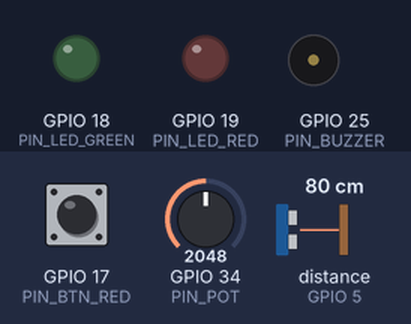
A sketch run on a simulated ESP32. Shown: output pins drawn as LEDs (lit = HIGH), buzzer (waves = sounding). Wiring (from diagram.json): ultrasonic range finder: trigger GPIO 23; echo GPIO 5. Dashed ring = blinking. The inputs (shaded band) are chosen by the test bench; at power-on: distance to the obstacle (sensor on GPIO 5) 80 cm, GPIO 17 (PIN_BTN_RED) HIGH, GPIO 34 (PIN_POT) = 2048. The echo pulse lasts 58.3 µs per cm; WiFi joins after 1.5 s; servers stay silent unless stated; random numbers use the default seed unless the sketch sets one; no MQTT or app messages arrive unless stated; pins used as bus, display or sensor lines are not drawn; what the sketch prints to the serial monitor is not drawn.

Above: at 3.7 s.
3.8 s: distance to the obstacle (sensor on GPIO 5) set to 18 cm
5.3 s: distance to the obstacle (sensor on GPIO 5) set to 14 cm
At 6.43 s:
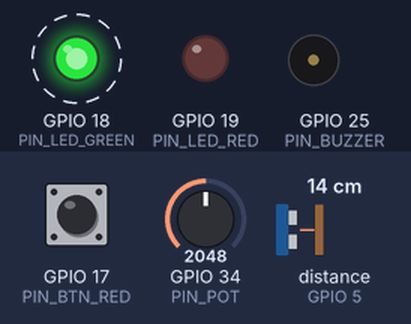
8.3 s: GPIO 17 (PIN_BTN_RED) pulled LOW for 0.15 s
At 8.84 s:
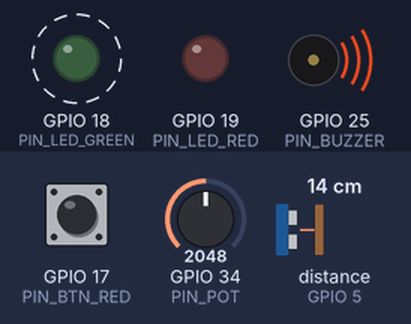
At 9.51 s:
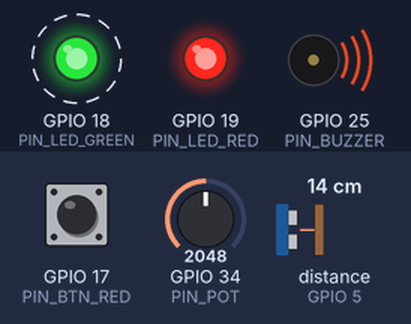
11.3 s: GPIO 17 (PIN_BTN_RED) pulled LOW for 1 s
At 12.42 s:
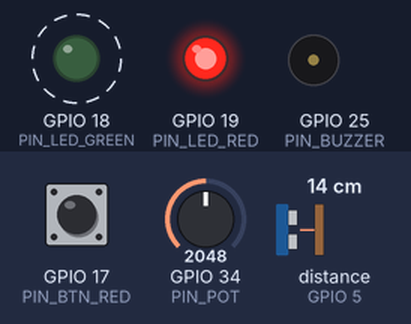
14.3 s: GPIO 34 (PIN_POT) set to 452
17.3 s: GPIO 34 (PIN_POT) set to 379
Timing chart, 0 to 19.8 s (numbered marks = the images above; inputs shaded):
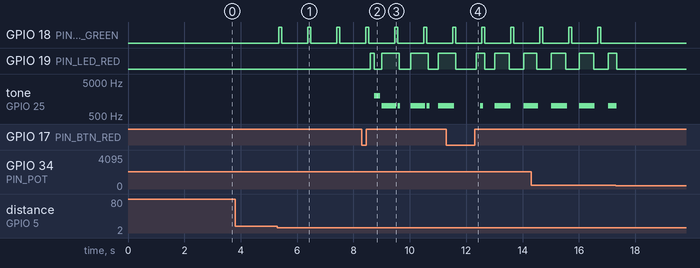

Measured:
- the behaviour switches between 16 and 15 cm on distance to the obstacle (sensor on GPIO 5) (found by bisection; images 0 and 1)
- after the input at 3.8 s, every drawn part: stays the same
- after the input at 5.3 s, GPIO 18 (PIN_LED_GREEN): alternates HIGH for 0.10 s and LOW for 0.93 s, starting after 0.05 s
- after the input at 8.3 s, GPIO 19 (PIN_LED_RED): goes HIGH 0.15 s, LOW 0.26 s, HIGH 0.62 s, LOW 0.41 s, HIGH 0.62 s, LOW 0.36 s, then HIGH, starting after 0.29 s; tone on GPIO 25 (PIN_BUZZER): plays 2000 Hz for 0.20 s, 1000 Hz for 0.51 s, 1000 Hz for 0.10 s, 1000 Hz for 0.51 s, 1000 Hz for 0.10 s, 1000 Hz for 0.29 s, starting after 0.44 s

The sketch:

sketch.ino
```cpp
#include <WiFi.h>
#include <PubSubClient.h>

const char* ssid = "Wokwi-GUEST";
const char* password = "";
const char* mqtt_broker = "broker.mqttdashboard.com";
const int mqtt_port = 1883;

#define TOPIC_TRS_DATA   "pfa/trs/data"
#define TOPIC_COMMANDS   "pfa/trs/commands"

WiFiClient espClient;
PubSubClient client(espClient);

#define PIN_TRIG        23
#define PIN_ECHO        5
#define PIN_POT         34
#define PIN_BTN_RED     17
#define PIN_LED_GREEN   18
#define PIN_LED_RED     19
#define PIN_BUZZER      25

#define DEBOUNCE_MS     300
#define SEND_INTERVAL   2000
#define CURRENT_THRESHOLD 500
#define DISTANCE_THRESHOLD 15
#define SENSOR_COOLDOWN 1000

uint32_t goodCount = 0;
uint32_t rejectCount = 0;
uint32_t totalCount = 0;

bool machineState = false;
bool lastMachineState = false;
unsigned long lastSendTime = 0;
unsigned long lastRedPress = 0;
unsigned long lastObjectDetect = 0;
unsigned long shiftStartTime = 0;
unsigned long totalDowntimeSeconds = 0;
unsigned long currentDowntimeStart = 0;

float currentRPM = 0;
float targetRPM = 0;

int nodeRedNominalRPM = 1500;
int nodeRedPlannedTime = 480;
String nodeRedMachineName = "MACHINE";

int lastButtonState = LOW;
unsigned long lastDebounceTime = 0;

void callback(char* topic, byte* payload, unsigned int length) {
  String message;
  for (int i = 0; i < length; i++) message += (char)payload[i];

  if (String(topic) == TOPIC_COMMANDS) {
    if (message.indexOf("\"nominal_rpm\"") > 0) {
      int idx = message.indexOf("\"nominal_rpm\":");
      int start = message.indexOf(":", idx) + 1;
      int end = message.indexOf(",", start);
      if (end < 0) end = message.indexOf("}", start);
      nodeRedNominalRPM = message.substring(start, end).toInt();
    }
    if (message.indexOf("\"planned_time\"") > 0) {
      int idx = message.indexOf("\"planned_time\":");
      int start = message.indexOf(":", idx) + 1;
      int end = message.indexOf(",", start);
      if (end < 0) end = message.indexOf("}", start);
      nodeRedPlannedTime = message.substring(start, end).toInt();
    }
    if (message.indexOf("\"machine_name\"") > 0) {
      int idx = message.indexOf("\"machine_name\":\"");
      int start = idx + 16;
      int end = message.indexOf("\"", start);
      nodeRedMachineName = message.substring(start, end);
    }
  }
}

void connectWiFi() {
  Serial.print("Connecting to WiFi");
  WiFi.begin(ssid, password);
  while (WiFi.status() != WL_CONNECTED) {
    delay(500);
    Serial.print(".");
  }
  Serial.println("\nWiFi connected!");
}

void connectMQTT() {
  while (!client.connected()) {
    Serial.print("Connecting to MQTT...");
    String clientId = "ESP32-TRS-" + String(random(0xffff), HEX);
    if (client.connect(clientId.c_str())) {
      Serial.println("connected!");
      client.subscribe(TOPIC_COMMANDS);
    } else {
      Serial.print("failed, rc=");
      Serial.print(client.state());
      delay(5000);
    }
  }
}

float readDistance() {
  digitalWrite(PIN_TRIG, LOW);
  delayMicroseconds(2);
  digitalWrite(PIN_TRIG, HIGH);
  delayMicroseconds(10);
  digitalWrite(PIN_TRIG, LOW);
  long duration = pulseIn(PIN_ECHO, HIGH, 30000);
  if (duration == 0) return 999;
  return duration * 0.034 / 2;
}

void setup() {
  Serial.begin(115200);
  delay(1000);

  pinMode(PIN_TRIG, OUTPUT);
  pinMode(PIN_ECHO, INPUT);
  pinMode(PIN_POT, INPUT);
  pinMode(PIN_BTN_RED, INPUT);  // No internal pull-up (external resistor exists)
  pinMode(PIN_LED_GREEN, OUTPUT);
  pinMode(PIN_LED_RED, OUTPUT);
  pinMode(PIN_BUZZER, OUTPUT);

  digitalWrite(PIN_TRIG, LOW);
  digitalWrite(PIN_LED_GREEN, LOW);
  digitalWrite(PIN_LED_RED, LOW);
  noTone(PIN_BUZZER);

  shiftStartTime = millis();

  connectWiFi();
  client.setServer(mqtt_broker, mqtt_port);
  client.setCallback(callback);

  Serial.println("========================================");
  Serial.println("TRS SYSTEM - BUTTON FIXED");
  Serial.println("Press the RED button - watch Serial Monitor");
  Serial.println("========================================");
}

void loop() {
  unsigned long now = millis();

  if (!client.connected()) connectMQTT();
  client.loop();

  // ========== READ BUTTON EVERY LOOP WITH DEBUG ==========
  int buttonReading = digitalRead(PIN_BTN_RED);

  // Print button state every second for debugging
  static unsigned long lastDebugPrint = 0;
  if (millis() - lastDebugPrint > 1000) {
    lastDebugPrint = millis();
    Serial.print("Button value: ");
    Serial.print(buttonReading);
    Serial.print(" | Machine: ");
    Serial.println(machineState ? "ON" : "OFF");
  }

  // Detect button press (when value changes to HIGH - depends on wiring)
  if (buttonReading == HIGH && lastButtonState == LOW && (millis() - lastDebounceTime) > DEBOUNCE_MS) {
    lastDebounceTime = millis();
    Serial.println("*** BUTTON CLICK DETECTED ***");

    if (machineState) {
      rejectCount++;
      totalCount = goodCount + rejectCount;

      digitalWrite(PIN_LED_RED, HIGH);
      delay(150);
      digitalWrite(PIN_LED_RED, LOW);
      tone(PIN_BUZZER, 2000, 200);

      Serial.print("🔴 REJECT! Bad: ");
      Serial.print(rejectCount);
      Serial.print(" | Good: ");
      Serial.print(goodCount);
      Serial.print(" | Total: ");
      Serial.println(totalCount);
    } else {
      Serial.println("Machine OFF - reject ignored");
    }
  }
  lastButtonState = buttonReading;

  // Read potentiometer
  int rawPot = analogRead(PIN_POT);
  float current_mA = map(rawPot, 0, 4095, 0, 5000);
  float potPercent = (rawPot / 4095.0) * 100.0;

  bool newMachineState = (current_mA > CURRENT_THRESHOLD);
  targetRPM = newMachineState ? map(potPercent, 10, 100, 200, nodeRedNominalRPM) : 0;
  currentRPM += (targetRPM - currentRPM) * 0.05;
  if (currentRPM < 10) currentRPM = 0;

  if (newMachineState != lastMachineState) {
    if (!newMachineState && lastMachineState) {
      currentDowntimeStart = now;
      Serial.println("Machine STOPPED");
    }
    if (newMachineState && !lastMachineState) {
      unsigned long downtimeDuration = (now - currentDowntimeStart) / 1000;
      totalDowntimeSeconds += downtimeDuration;
      Serial.print("Machine STARTED, +");
      Serial.print(downtimeDuration);
      Serial.println("s downtime");
    }
    lastMachineState = newMachineState;
  }

  unsigned long currentTotalDowntime = totalDowntimeSeconds;
  if (!newMachineState && currentDowntimeStart > 0) {
    currentTotalDowntime += (now - currentDowntimeStart) / 1000;
  }
  machineState = newMachineState;

  // Ultrasonic sensor
  float distance = readDistance();
  bool objectDetected = (distance > 0 && distance < DISTANCE_THRESHOLD);

  if (objectDetected && machineState && (now - lastObjectDetect > SENSOR_COOLDOWN)) {
    goodCount++;
    totalCount = goodCount + rejectCount;
    lastObjectDetect = now;
    digitalWrite(PIN_LED_GREEN, HIGH);
    delay(100);
    digitalWrite(PIN_LED_GREEN, LOW);
    Serial.print("🟢 GOOD! Good: ");
    Serial.print(goodCount);
    Serial.print(" | Total: ");
    Serial.println(totalCount);
  }

  // TRS Calculations
  float downtimeMinutes = currentTotalDowntime / 60.0;
  float TD = max(0.0, min(100.0, ((nodeRedPlannedTime - downtimeMinutes) / nodeRedPlannedTime) * 100.0));
  float TP = (machineState && nodeRedNominalRPM > 0) ? min((currentRPM / nodeRedNominalRPM) * 100.0, 120.0) : 0;
  float TQ = (totalCount > 0) ? ((float)goodCount / (float)totalCount) * 100.0 : 0;
  float TRS = (TD / 100.0) * (TP / 100.0) * (TQ / 100.0) * 100.0;

  // Alerts
  if (TRS > 0 && TRS < 45) {
    if ((now / 500) % 2 == 0) {
      tone(PIN_BUZZER, 1000, 100);
      digitalWrite(PIN_LED_RED, HIGH);
    } else {
      digitalWrite(PIN_LED_RED, LOW);
    }
  } else if (TRS >= 85) {
    digitalWrite(PIN_LED_GREEN, HIGH);
    digitalWrite(PIN_LED_RED, LOW);
    noTone(PIN_BUZZER);
  } else {
    noTone(PIN_BUZZER);
    digitalWrite(PIN_LED_RED, LOW);
    if (TRS < 85) digitalWrite(PIN_LED_GREEN, LOW);
  }

  // MQTT Send
  if (now - lastSendTime >= SEND_INTERVAL) {
    lastSendTime = now;

    String weakest = "TD";
    if (TP <= TD && TP <= TQ) weakest = "TP";
    if (TQ <= TD && TQ <= TP) weakest = "TQ";

    String json = "{";
    json += "\"td\":" + String(TD, 1) + ",";
    json += "\"tp\":" + String(TP, 1) + ",";
    json += "\"tq\":" + String(TQ, 1) + ",";
    json += "\"trs\":" + String(TRS, 1) + ",";
    json += "\"vitesse_rpm\":" + String(currentRPM, 0) + ",";
    json += "\"downtime_min\":" + String(downtimeMinutes, 1) + ",";
    json += "\"machine_state\":\"" + String(machineState ? "ON" : "OFF") + "\",";
    json += "\"good_count\":" + String(goodCount) + ",";
    json += "\"reject_count\":" + String(rejectCount) + ",";
    json += "\"total\":" + String(totalCount) + ",";
    json += "\"current_mA\":" + String(current_mA, 0) + ",";
    json += "\"distance_cm\":" + String(distance, 1) + ",";
    json += "\"machine_name\":\"" + nodeRedMachineName + "\",";
    json += "\"weakest\":\"" + weakest + "\"";
    json += "}";

    client.publish(TOPIC_TRS_DATA, json.c_str());
  }

  delay(50);
}
```
